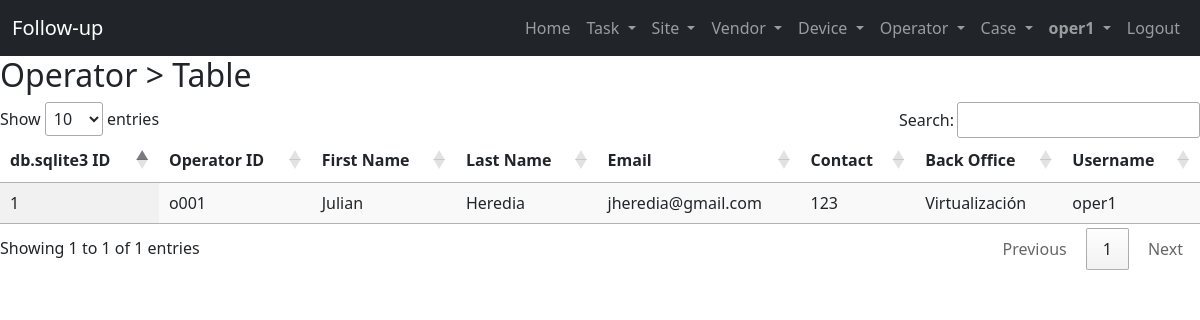
The page /operator_table/ (signed in) on the database as committed earlier.
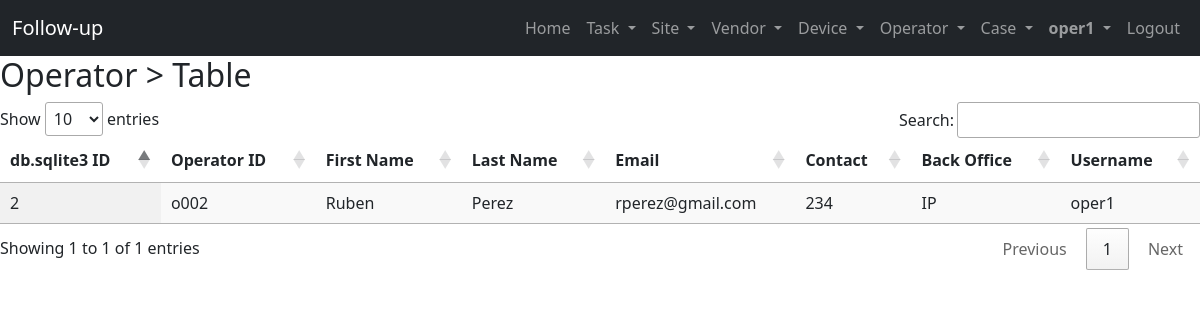
The same page on the database as committed later.
### tasks/models.py (models this page shows, shortened)
class Operator(models.Model):
  operatorId = models.CharField(max_length=6)
  firstName = models.CharField(max_length=20)
  lastName = models.CharField(max_length=20)
  email = models.EmailField()
  contact = models.IntegerField()
  backOffice = models.CharField(max_length=20)
  user = models.OneToOneField(User, on_delete=models.CASCADE, null=True)
  operatorImage = models.ImageField(upload_to='operators', blank=True, null=True)
  class Meta():
    verbose_name = 'Operator'
    verbose_name_plural = 'Operators'
    ordering = ('operatorId', 'firstName', 'lastName')
    unique_together = ('operatorId', 'firstName', 'lastName')

### tasks/views.py (the view)
# urls.py: path('operator_table/', views.operator_table, name='operator_table'),
@login_required
def operator_table(request):
    operators = Operator.objects.all()
    return render(request, 'operator_table.html', {'operators': operators})

### tasks/templates/operator_table.html
{% extends 'base.html' %}
{% block content %}
    <h2>Operator > Table</h2>
    <table id="example" class="display" style="width:100%">
        <thead>
            <tr>
                <th>db.sqlite3 ID</th>
                <th>Operator ID</th>
                <th>First Name</th>
                <th>Last Name</th>
                <th>Email</th>
                <th>Contact</th>
                <th>Back Office</th>
                <th>Username</th>
            </tr>
        </thead>
        <tbody>
            {% for operator in operators %}
            <tr>
                <td>{{ operator.id }}</td>
                <td>{{ operator.operatorId }}</td>
                <td>{{ operator.firstName }}</td>
                <td>{{ operator.lastName }}</td>
                <td>{{ operator.email }}</td>
                <td>{{ operator.contact }}</td>
                <td>{{ operator.backOffice }}</td>
                <td>{{ operator.user.username }}</td>
            </tr>
            {% endfor %}
        </tbody>
    </table>
{% endblock %}

Rows that differ between the two databases and show on the page:
removed Operator: id "1", operatorId "o001", firstName "Julian", lastName "Heredia", email "jheredia@gmail.com", contact "123", backOffice "Virtualización", user.username "oper1"
added Operator: id "2", operatorId "o002", firstName "Ruben", lastName "Perez", email "rperez@gmail.com", contact "234", backOffice "IP", user.username "oper1"
